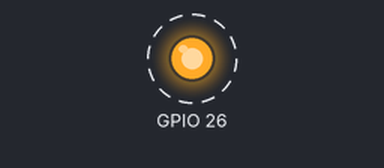
Recording of a sketch running on a simulated ESP32. Shown: output pins drawn as LEDs (lit = HIGH). Dashed ring = blinking.

Above: at 0.3 s.
Timing chart, 0 to 3.0 s (numbered marks = the images above):
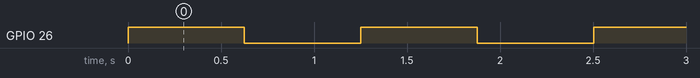

Measured:
- by itself, GPIO 26: alternates HIGH for 0.63 s and LOW for 0.63 s

The sketch:

az5.ino
```cpp
void setup() {
  // put your setup code here, to run once:
  pinMode(26,OUTPUT);

}

void loop() {
  // put your main code here, to run repeatedly:
  bool state = digitalRead(26);
  digitalWrite(26,not state);
  delay(626);
}
```
